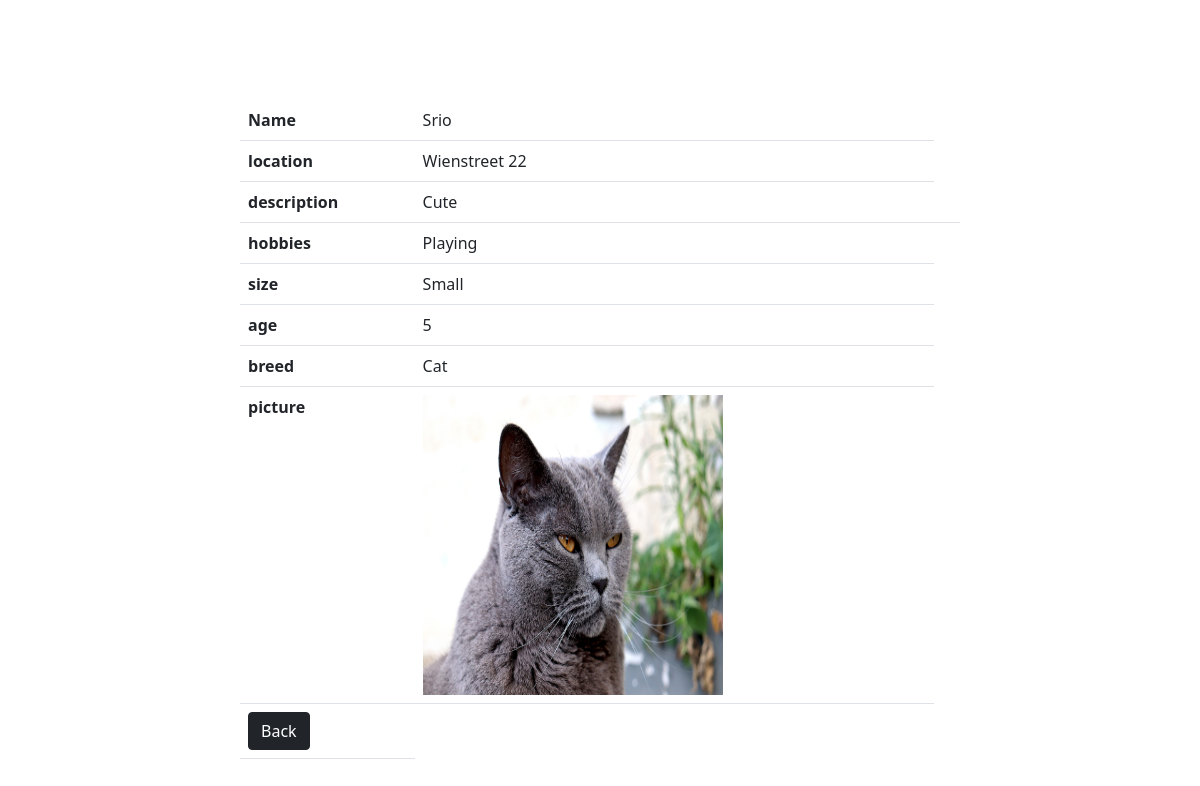
/info.php?id=5&previouse_page=home (signed in), run on the app's committed database.
### tables this page shows
CREATE TABLE `animals` (
  `id` int(11) NOT NULL,
  `name` varchar(255) NOT NULL,
  `location` varchar(255) NOT NULL,
  `description` varchar(255) NOT NULL,
  `hobbies` varchar(255) NOT NULL,
  `size` varchar(255) NOT NULL,
  `age` int(11) NOT NULL,
  `breed` varchar(255) NOT NULL,
  `pic_animal` varchar(255) DEFAULT NULL
);

### info.php (the view, shortened to what this page needs)
<?php
require_once 'components/db_connect.php';
if (isset($_GET['id'])) {
    $id = $_GET['id'];
    $sql = "SELECT * FROM animals WHERE id = {$id}";
    $result = mysqli_query($connect, $sql);
    if (mysqli_num_rows($result) == 1) {
        $data = mysqli_fetch_assoc($result);
        $name = $data['name'];
        $location = $data['location'];
        $description = $data['description'];
        $hobbies = $data['hobbies'];
        $size = $data['size'];
        $age = $data['age'];
        $breed = $data['breed'];
        $pic_animal = $data['pic_animal'];
    }
}
?>
<!DOCTYPE html>
<html>
    <head>
        <?php require_once 'components/boot.php'?>
    </head>
    <body>
        <fieldset>
            <form action="actions/a_update.php?id=<?php echo $id ?>" method= "post" enctype="multipart/form-data">
                <table class='table'>
                    <tr>
                        <th>Name</th>
                        <td><?php echo $name ?></td>
                    </tr>
                    <tr>
                        <th>location</th>
                        <td><?php echo $location ?></td>
                    </tr>
                    <tr>
                        <th>description</th>
                        <td><?php echo $description ?><td>
                    </tr>
                    <tr>
                        <th>hobbies</th>
                        <td><?php echo $hobbies ?></td>
                    </tr>
                    <tr>
                        <th>size</th>
                        <td><?php echo $size ?></td>
                    </tr>
                    <tr>
                        <th>age</th>
                        <td><?php echo $age ?></td>
                    </tr>
                    <tr>
                        <th>breed</th>
                        <td><?php echo $breed ?></td>
                    </tr>
                    <tr>
                        <th>picture</th>
                        <td><img  style="width:300px;height:300px;" src="animals/pictures/<?php echo $pic_animal ?>"/></td>
                    </tr>
                    <tr>
                        <?php
                        if($_GET["previouse_page"] == "home")
                        {
                            echo '<td><a href="home.php" name="submit" class="btn btn-dark" type="submit">Back</a></td>';
                        }
                        else{
                            echo '<td><a href="animals/senior.php" name="submit" class="btn btn-dark" type="submit">Back</a></td>';
                        }
                        ?>
                    </tr>
                </table>
            </form>
        </fieldset>
    </body>
</html>

### info.php (style rules this page uses)
fieldset { margin: auto; margin-top: 100px; width: 60% ; }

### data on the page
animals: name "Srio", location "Wienstreet 22", description "Cute", hobbies "Playing", size "Small", age "5", breed "Cat", pic_animal (picture)
